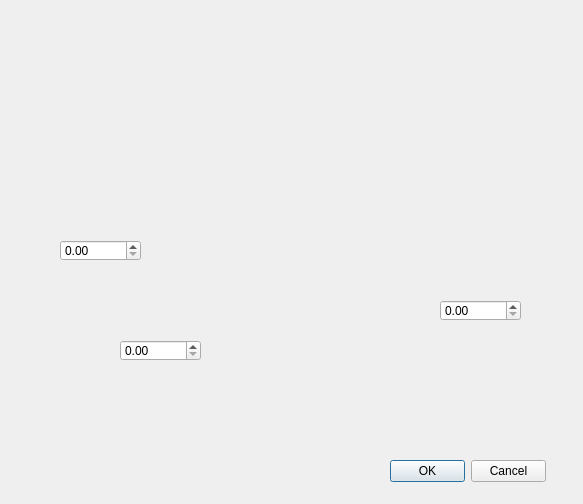
<?xml version="1.0" encoding="UTF-8"?>
<ui version="4.0">
 <class>ParamSetPage</class>
 <widget class="QDialog" name="ParamSetPage">
  <property name="geometry">
   <rect>
    <x>0</x>
    <y>0</y>
    <width>583</width>
    <height>504</height>
   </rect>
  </property>
  <property name="sizePolicy">
   <sizepolicy hsizetype="Fixed" vsizetype="Fixed">
    <horstretch>0</horstretch>
    <verstretch>0</verstretch>
   </sizepolicy>
  </property>
  <property name="windowTitle">
   <string>参数设置</string>
  </property>
  <widget class="QLabel" name="label">
   <property name="geometry">
    <rect>
     <x>0</x>
     <y>0</y>
     <width>581</width>
     <height>501</height>
    </rect>
   </property>
   <property name="text">
    <string/>
   </property>
   <property name="pixmap">
    <pixmap resource="Resources/Custom.qrc">:/icons/bk.png</pixmap>
   </property>
   <property name="scaledContents">
    <bool>true</bool>
   </property>
  </widget>
  <widget class="QDoubleSpinBox" name="doubleSpinBox">
   <property name="geometry">
    <rect>
     <x>60</x>
     <y>240</y>
     <width>81</width>
     <height>21</height>
    </rect>
   </property>
   <property name="maximum">
    <double>9999.989999999999782</double>
   </property>
  </widget>
  <widget class="QDoubleSpinBox" name="doubleSpinBox_2">
   <property name="geometry">
    <rect>
     <x>120</x>
     <y>340</y>
     <width>81</width>
     <height>21</height>
    </rect>
   </property>
   <property name="maximum">
    <double>9999.989999999999782</double>
   </property>
  </widget>
  <widget class="QDoubleSpinBox" name="doubleSpinBox_3">
   <property name="geometry">
    <rect>
     <x>440</x>
     <y>300</y>
     <width>81</width>
     <height>21</height>
    </rect>
   </property>
   <property name="maximum">
    <double>9999.989999999999782</double>
   </property>
  </widget>
  <widget class="QWidget" name="layoutWidget">
   <property name="geometry">
    <rect>
     <x>350</x>
     <y>370</y>
     <width>111</width>
     <height>22</height>
    </rect>
   </property>
   <layout class="QHBoxLayout" name="horizontalLayout" stretch="0,1">
    <item>
     <widget class="QLabel" name="label_3">
      <property name="text">
       <string>Φ ：</string>
      </property>
     </widget>
    </item>
    <item>
     <widget class="QDoubleSpinBox" name="doubleSpinBox_5">
      <property name="maximum">
       <double>9999.989999999999782</double>
      </property>
     </widget>
    </item>
   </layout>
  </widget>
  <widget class="QWidget" name="layoutWidget">
   <property name="geometry">
    <rect>
     <x>390</x>
     <y>130</y>
     <width>121</width>
     <height>22</height>
    </rect>
   </property>
   <layout class="QHBoxLayout" name="horizontalLayout_2" stretch="0,1">
    <item>
     <widget class="QLabel" name="label_2">
      <property name="text">
       <string>Φ ：</string>
      </property>
     </widget>
    </item>
    <item>
     <widget class="QDoubleSpinBox" name="doubleSpinBox_4">
      <property name="enabled">
       <bool>true</bool>
      </property>
      <property name="maximum">
       <double>9999.989999999999782</double>
      </property>
     </widget>
    </item>
   </layout>
  </widget>
  <widget class="QDialogButtonBox" name="buttonBox">
   <property name="geometry">
    <rect>
     <x>390</x>
     <y>460</y>
     <width>156</width>
     <height>23</height>
    </rect>
   </property>
   <property name="standardButtons">
    <set>QDialogButtonBox::Cancel|QDialogButtonBox::Ok</set>
   </property>
  </widget>
 </widget>
 <layoutdefault spacing="6" margin="11"/>
 <tabstops>
  <tabstop>doubleSpinBox</tabstop>
  <tabstop>doubleSpinBox_2</tabstop>
  <tabstop>doubleSpinBox_4</tabstop>
  <tabstop>doubleSpinBox_3</tabstop>
  <tabstop>doubleSpinBox_5</tabstop>
 </tabstops>
 <resources>
  <include location="Resources/Custom.qrc"/>
 </resources>
 <connections/>
</ui>
